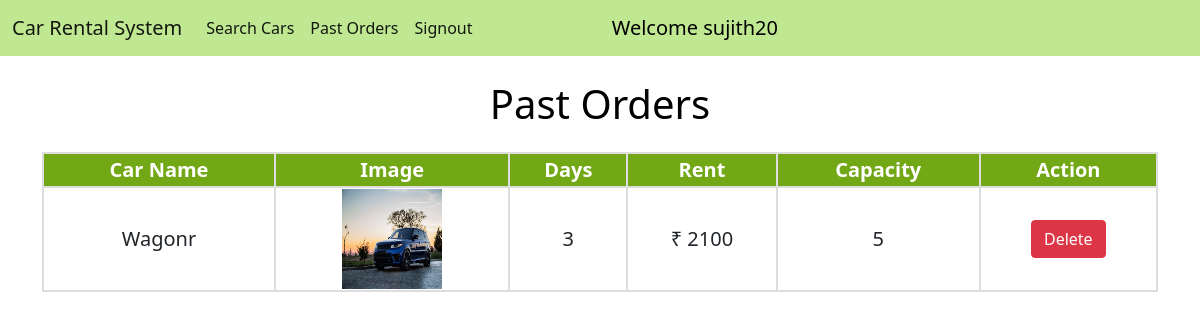
Page /past_orders/ (signed in) on the committed database.
### home/models.py (models this page shows, shortened)
class Car(models.Model):
    name = models.CharField(max_length=50)
    image = models.ImageField(upload_to="")
    car_dealer = models.ForeignKey(CarDealer, on_delete=models.PROTECT)
    capacity = models.CharField(max_length=2)
    location = models.ForeignKey(Location, on_delete=models.SET_NULL, null=True)
    is_available = models.BooleanField(default=True)
    rent = models.CharField(max_length=10, blank=True)

class Order(models.Model):
    user = models.ForeignKey(User, on_delete=models.CASCADE)
    car_dealer = models.ForeignKey(CarDealer, on_delete=models.CASCADE)
    car = models.ForeignKey(Car, on_delete=models.CASCADE)
    rent = models.CharField(max_length=10)
    days = models.CharField(max_length=3)
    is_complete = models.BooleanField(default=False)

### home/views.py (the view)
# urls.py: path("past_orders/", views.past_orders, name="past_orders"),
def past_orders(request):
    all_orders = []
    user = User.objects.get(username=request.user)
    try:
        orders = Order.objects.filter(user=user)
    except:
        orders = None
    if orders is not None:
        for order in orders:
            if order.is_complete == False:
                order_dictionary = {'id':order.id, 'rent':order.rent, 'car':order.car, 'days':order.days, 'car_dealer':order.car_dealer}
                all_orders.append(order_dictionary)
    return render(request, "past_orders.html", {'all_orders':all_orders})

### home/templates/past_orders.html (shortened to what this page needs)
{% extends 'customer_navbar.html' %}
{% block body %}
<div class="container">
    {% if all_orders %}
    <h1 class="mt-4">Past Orders</h1>
    <div class="users-table mt-4">
    <table>
        <tbody>
            <tr>
                <th>Car Name</th>
                <th>Image</th>
                <th>Days</th>
                <th>Rent</th>
                <th>Capacity</th>
                <th>Action</th>
            </tr>
            {% for order in all_orders %}
            <tr>
                <td>{{order.car.name}}</td>
                <td><img src="{{order.car.image.url}}" alt="" width="100px" height="100px"></td>
                <td>{{order.days}}</td>
                <td>₹ {{order.rent}}</td>
                <td>{{order.car.capacity}}</td>
                <td><a href="/delete_order/{{order.id}}/" class="btn btn-danger" onclick="return confirm('Are you sure you want to delete {{car.name}}?')">Delete</a></td>
            </tr>
            {% endfor %}
        </tbody>
    </table>
    {% else %}
    <br>
    <h2>No Past Orders</h2>
    {% endif %}
</div>
{% endblock %}

### home/templates/customer_navbar.html (shortened to what this page needs)
<!doctype html>
<html lang="en">
  <head>
    <link href="https://cdn.jsdelivr.net/npm/bootstrap@5.1.0/dist/css/bootstrap.min.css" rel="stylesheet">
  </head>
  <body>
    <nav class="navbar navbar-expand-lg navbar-light sticky-top">
        <div class="container-fluid">
          <a class="navbar-brand" href="/">Car Rental System</a>
          <div class="collapse navbar-collapse" id="navbarSupportedContent">
            <ul class="navbar-nav me-5">
              <li class="nav-item">
                <a class="nav-link active" aria-current="page" href="/customer_homepage/">Search Cars</a>
              </li>
              <li class="nav-item">
                <a class="nav-link active" aria-current="page" href="/past_orders/">Past Orders</a>
              </li>
              <li class="nav-item">
                <a class="nav-link active" aria-current="page" href="/signout/">Signout</a>
              </li>
            </ul>
            <a href="#" style="text-decoration: none; color: black; font-size: 20px;">&nbsp;&nbsp;&nbsp;&nbsp;&nbsp;&nbsp;&nbsp;&nbsp;&nbsp;&nbsp;&nbsp;&nbsp;&nbsp;&nbsp;&nbsp;
              Welcome {{request.user}}</a>
          </div>
        </div>
      </nav>
      {% block body %}
      {% endblock %}
  </body>
</html>

### home/templates/customer_navbar.html (style rules this page uses)
.navbar { background-color: #71cc0971; }

### home/templates/past_orders.html (style rules this page uses)
h1 { text-align: center; color: black; }
table { border-collapse: collapse; width: 100%; text-align: center; font-size: 20px; }
th { background-color: #72a716; color: white; }
th, td { border: 2px solid #ddd; }

### rows in the picture
Car: car.name "Wagonr", car.image (picture), days "3", rent "2100", car.capacity "5"

### other values in the picture
{{ request.user }} "sujith20"
